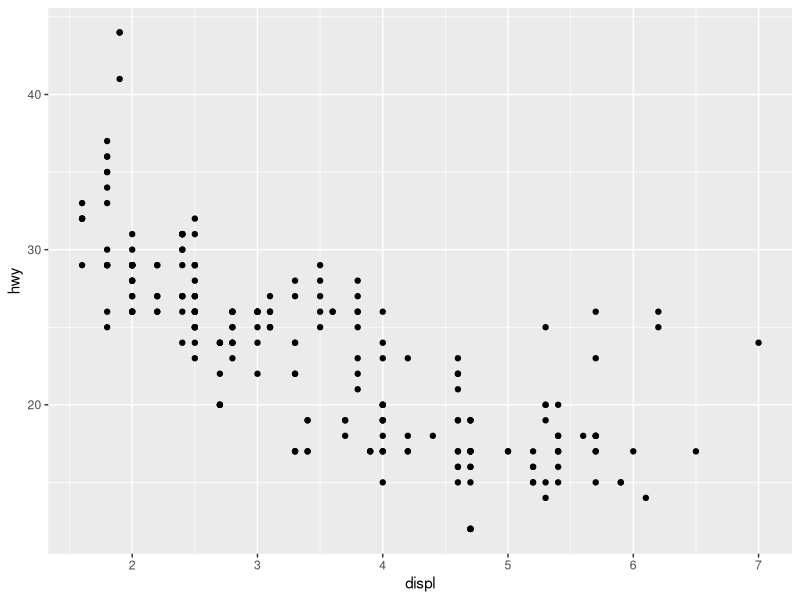
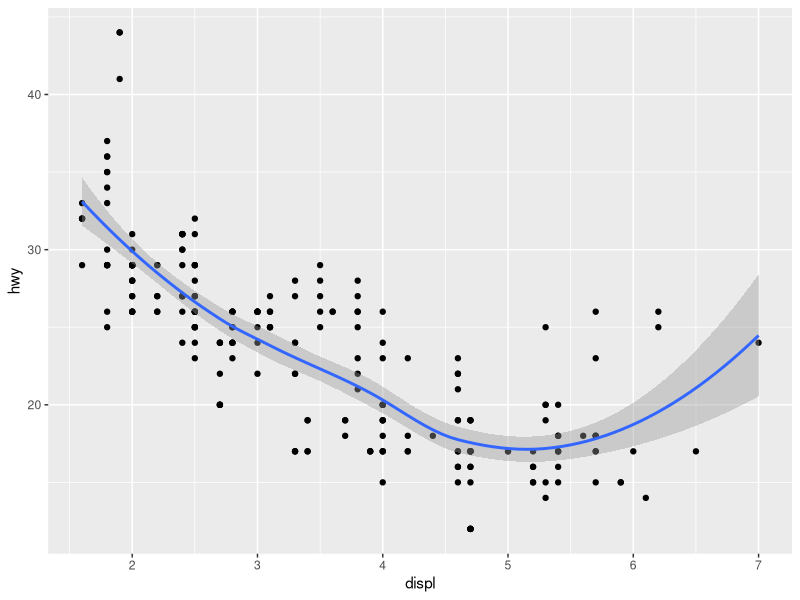
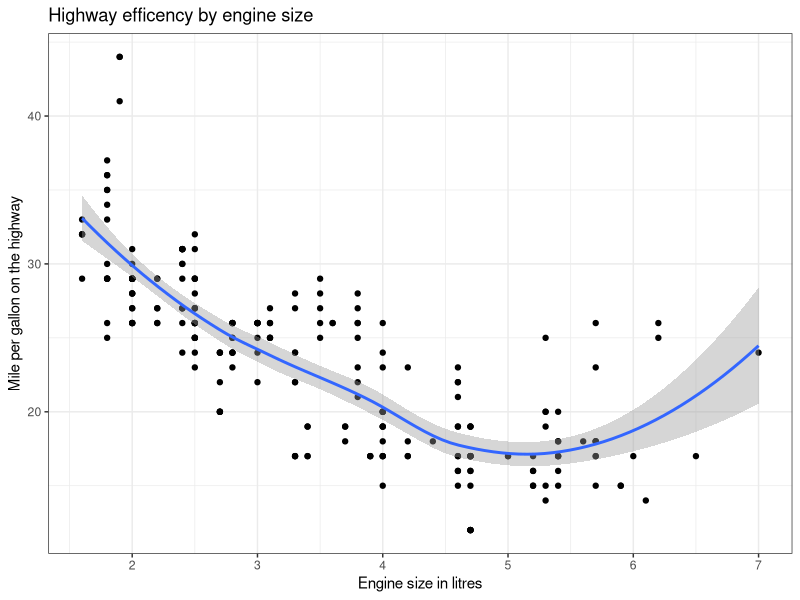
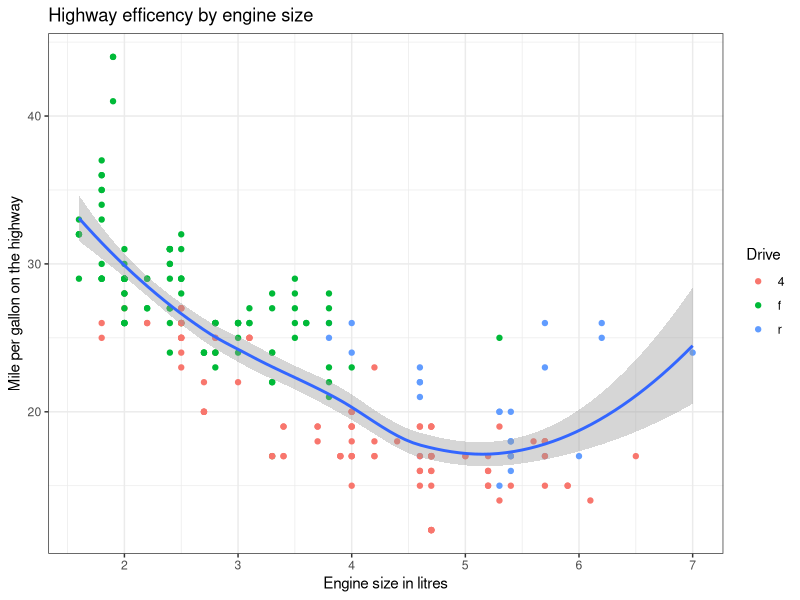

Source code (R) for these figures, in order:
## ---- chunk 1
library(tidyverse)
## ---- chunk 2
ggplot(data = mpg,
       mapping = aes(x = displ, y = hwy))+
  geom_point()
## ---- chunk 3
ggplot(data = mpg,
       mapping = aes(x = displ, 
                     y = hwy))+
  geom_point()+
  geom_smooth()
## ---- chunk 4
ggplot(data = mpg,
       mapping = aes(x = displ, 
                     y = hwy))+
  geom_point()+
  geom_smooth()+
  labs(title = "Highway efficency by engine size",
       x = "Engine size in litres", 
       y = "Mile per gallon on the highway")+
  theme_bw()
## ---- chunk 5
ggplot(mpg, aes(x = displ, y = hwy))+
  geom_point(aes(color = drv))+
  geom_smooth()+
  labs(title = "Highway efficency by engine size",
       x = "Engine size in litres", 
       y = "Mile per gallon on the highway",
       color = "Drive")+
  theme_bw()
## ---- chunk 6
Name = c("Paul", "Sam", "Andrew", "Sarah")
Age = c(13, 14, 17, 65)
Eye_color = c("Blue", "Brown", "Blue", "Green")
Occupation = c("Student", "Student", "Student", "Retired")
df = data.frame(Name, Age, Eye_color,  Occupation)
df
## ---- chunk 7
Name = c("Paul", "Sam", "Andrew")
Age = c(13, 14, 17)
Eye_colour = c("Blue", "Brown", "Blue")
df = data.frame(Name, Age, Eye_colour)
df
## ---- chunk 8
view(starwars)
## ---- chunk 9
names(starwars)
## ---- chunk 10
select(starwars,name, height, mass)
## ---- chunk 11
filter(starwars, height > 100)
## ---- chunk 12
arrange(starwars, mass)
## ---- chunk 13
starwars %>% 
  select(name, height, mass) %>% 
  filter(height > 100) %>% 
  arrange(mass) 
## ---- chunk 14
starwars %>% 
  select(name, mass, height) %>% 
  rename(weight = mass)
  
## ---- chunk 15
starwars %>% 
  select(name, hair_color)
## ---- chunk 16
starwars %>% 
  select(name, hair_color) %>% 
  drop_na(hair_color)
## ---- chunk 17
starwars %>% 
  select(name, height) %>% 
  mutate(height = height/100)
## ---- chunk 18
starwars %>% 
  select(name, height) %>% 
  mutate(heigh_in_m = height/100)
## ---- chunk 19
starwars %>% 
  select(name, starts_with("s"))

names(starwars)

## ---- chunk 20
starwars %>% 
  select(name, ends_with("color"))
## ---- chunk 21
starwars %>% 
  select(1:3)
## ---- chunk 22
starwars %>% 
  select(character = name, height, mass)
## ---- chunk 23
starwars %>% 
  select(name, hair_color, eye_color) %>% 
  filter(hair_color == "black" & eye_color == "blue")

names(starwars)
## ---- chunk 24
starwars %>% 
  select(name, hair_color, eye_color) %>% 
  filter(hair_color == "black" | eye_color == "blue")
## ---- chunk 25
starwars %>% 
  select(name, hair_color) %>% 
  filter(hair_color != "black")
## ---- chunk 26
starwars %>% 
  select(name, hair_color) %>% 
  filter(hair_color %in% c("black", "brown", "blond"))
## ---- chunk 27
starwars %>% 
  select(name, sex, height) %>% 
  filter(sex == "male" | 
         sex == "female") %>% 
  drop_na()

## ---- chunk 28
starwars %>% 
  select(name, sex, height) %>% 
  filter(sex == "male" | 
         sex == "female") %>% 
  drop_na() %>% 
  group_by(sex) %>% 
  summarise('Average height' = mean(height))


## ---- chunk 29
starwars %>% 
  select(name, sex, height) %>% 
  filter(sex == "male" | 
         sex == "female") %>% 
  drop_na() %>% 
  group_by(sex) %>% 
  summarise('Average height' = mean(height),
            'Tallest character' = max(height),
            'Shortest character' = min(height))
